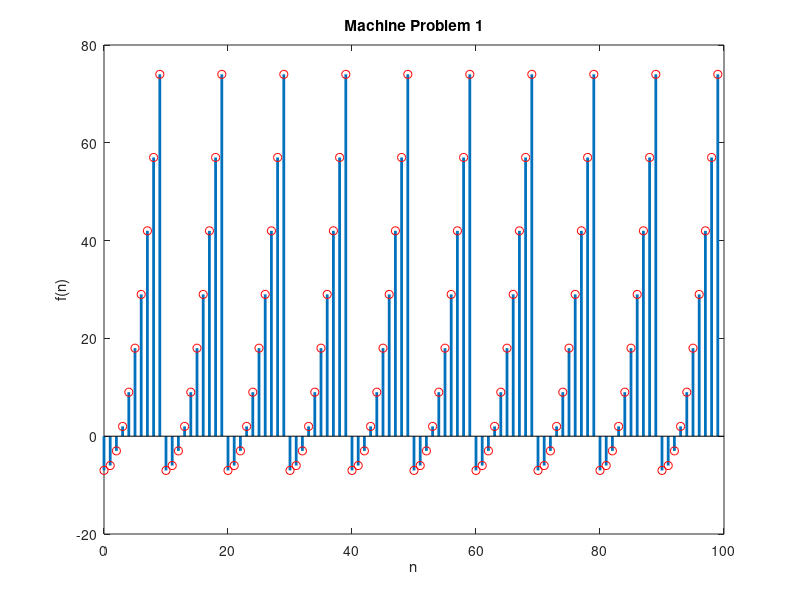

MATLAB code to generate this figure:
x = linspace(0,99,100);
y = zeros(size(x));

for i = 1:100
    n = i - 1;
    while (n >= 10)
        n = n - 10;
    end
    if (n <= 9)
        y(i) = (n*n) - 7;
    else
        break;
    end
end

figure, stem(x, y, 'linewidth', 2, 'markeredgecolor', 'r')
title 'Machine Problem 1'
xlabel 'n'
ylabel 'f(n)'